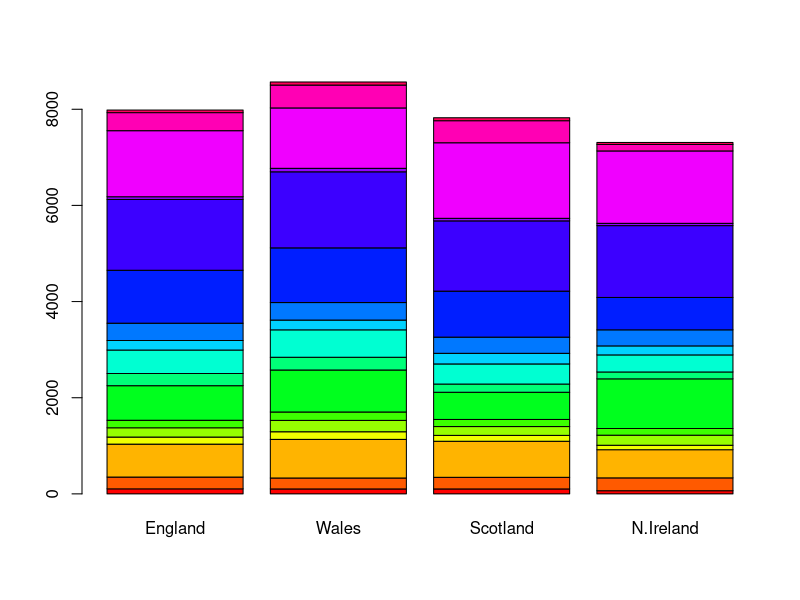
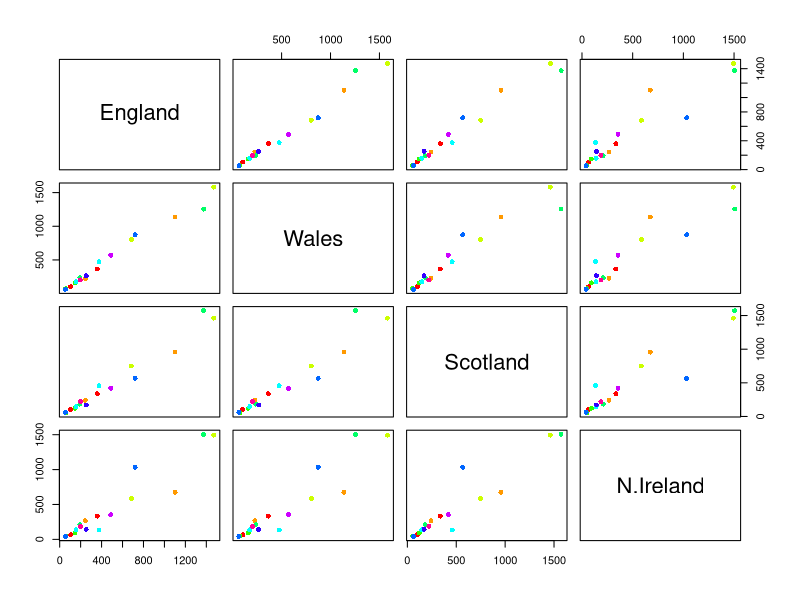
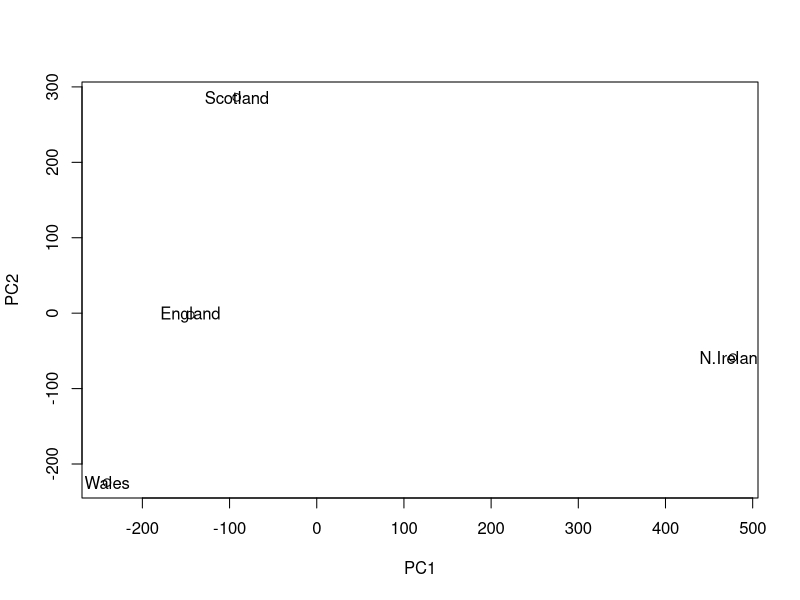
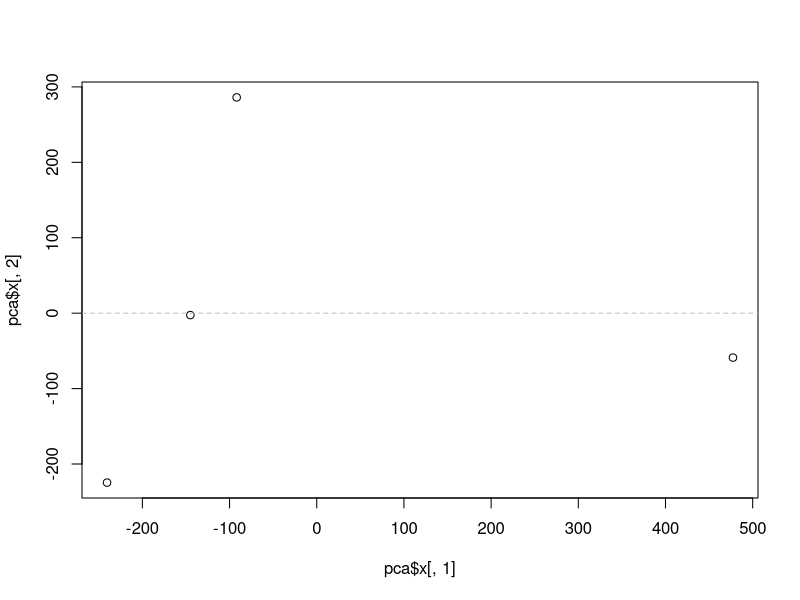

Reproduce these figures in R, in order.
## ---- chunk 1

x <- read.csv("UK_foods.csv")
mydata<-x
## ---- chunk 2
dim(x)
## ---- chunk 3
rownames(x) <- x[,1]
x <- x[,-1]
head(x)
## ---- chunk 4
dim(x)
## ---- chunk 5
barplot(as.matrix(x), beside=FALSE, col=rainbow(nrow(x)))
## ---- chunk 6
pairs(x, col=rainbow(10), pch=16)
## ---- chunk 7
pca <- prcomp( t(x) )
plot(pca$x[,1:2], xlab="PC1", ylab="PC2")
text(pca$x[,1], pca$x[,2], colnames(x))
## ---- chunk 8
plot(pca$x[,1], pca$x[,2])
#    xlab="PC1", ylab="PC2", xlim=c(-270,500) )
#text(pca$x[,1], pca$x[,2], colnames(x))
abline(h=0,col="grey",lty=2)
